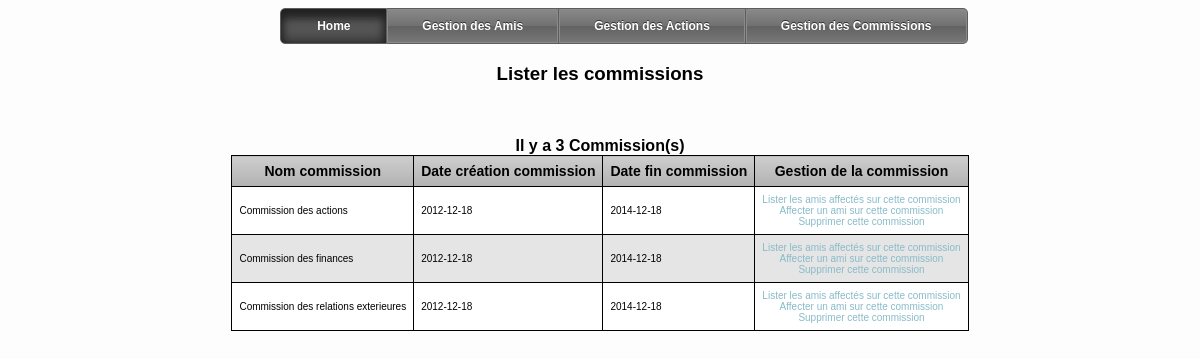
/listercommission.php (signed in), run on the app's committed database.
### tables this page shows
CREATE TABLE IF NOT EXISTS `commission` (
  `id_com` int(11) NOT NULL AUTO_INCREMENT,
  `nom_com` varchar(50) DEFAULT NULL,
  `datecreation_commission` date DEFAULT NULL,
  `datefin_commission` date DEFAULT NULL,
  PRIMARY KEY (`id_com`)
);

### listercommission.php (the view, shortened to what this page needs)
<?php
include('menusecretaire.php');
?>
<html>
<head>
<link rel ="stylesheet" href="style.css" name="text/css"/>
</head>
<body>
<center>
<h3>Lister les commissions</h3>
<form action="listercommission.php" method="POST">
<br>
</form>
</center>
<?php
$sql1="select * from commission
where nom_com!='Aucune'
order by datecreation_commission";
$resultat=mysql_query($sql1) or die('erreur dans la requete');
echo "<center> <b>Il y a ".mysql_num_rows($resultat)." Commission(s)</b></center>";
?>
<center>
<div class="tableau">
	<table>
<tr ><td>Nom commission</td><td>Date création commission</td><td>Date fin commission</td><td>Gestion de la commission</td></tr>
<?php
while($enreg=mysql_fetch_array($resultat))
{
?>
<tr><td><?php echo $enreg['nom_com']; ?></td>
<td><?php echo $enreg['datecreation_commission']; ?></td>
<td><?php echo $enreg['datefin_commission']; ?></td>
<td><center><a href="listeramiinscritcommission.php?reference=<?php echo $enreg['id_com'];?>">Lister les amis affectés sur cette commission</a><center>
<center><a href="inscriptionamicommission.php?reference2=<?php echo $enreg['id_com'];?>">Affecter un ami sur cette commission</a><center>
<center><a href="supprimercommission.php?reference3=<?php echo $enreg['id_com'];?>">Supprimer cette commission</a><center></td>
</tr>
<?php
}
echo "</table>";
?>
</div>
</body>
</html>

### style.css (style rules this page uses)
a { color: #88BBC8; text-decoration: none; }
.tableau { margin:0px;padding:0px; border:0px solid #000000; -moz-border-radius-bottomleft:0px; -webkit-border-bottom-left-radius:0px; border-bottom-left-radius:0px; -moz-border-radius-bottomright:0px; -webkit-border-bottom-right-radius:0px; border-bottom-right-radius:0px; -moz-border-radius-topright:0px; -webkit-border-top-right-radius:0px; border-top-right-radius:0px; -moz-border-radius-topleft:0px; -webkit-border-top-left-radius:0px; border-top-left-radius:0px; }
.tableau table { border-collapse: collapse; border-spacing: 0; margin:0px;padding:0px; border:1px solid #000000; }
.tableau tr:last-child td:last-child { -moz-border-radius-bottomright:0px; -webkit-border-bottom-right-radius:0px; border-bottom-right-radius:0px; }
.tableau table tr:first-child td:first-child { -moz-border-radius-topleft:0px; -webkit-border-top-left-radius:0px; border-top-left-radius:0px; }
.tableau table tr:first-child td:last-child { -moz-border-radius-topright:0px; -webkit-border-top-right-radius:0px; border-top-right-radius:0px; }
.tableau tr:last-child td:first-child { -moz-border-radius-bottomleft:0px; -webkit-border-bottom-left-radius:0px; border-bottom-left-radius:0px; }
.tableau tr:nth-child(odd) { background-color:#e5e5e5; }
.tableau tr:nth-child(even) { background-color:#ffffff; }
.tableau td { vertical-align:middle; border:1px solid #000000; border-width:1px 1px 1px 1px; text-align:left; padding:7px; font-size:10px; font-family:Arial; font-weight:normal; color:#000000; }
.tableau tr:last-child td { border-width:0px 1px 0px 0px; }
.tableau tr td:last-child { border-width:0px 0px 1px 0px; }
.tableau tr:last-child td:last-child { border-width:0px 0px 0px 0px; }
.tableau tr:first-child td { background:-o-linear-gradient(bottom, #cccccc 5%, #b2b2b2 100%); background:-webkit-gradient( linear, left top, left bottom, color-stop(0.05, #cccccc), color-stop(1, #b2b2b2) ); background:-moz-linear-gradient( center top, #cccccc 5%, #b2b2b2 100% ); filter:progid:DXImageTransform.Microsoft.gradient(startColorstr="#cccccc", endColorstr="#b2b2b2"); background: -o-linear-gradient(top,#cccccc,b2b2b2); background-color:#cccccc; border:0px solid #000000; text-align:center; border-width:0px 0px 1px 1px; font-size:14px; font-family:Arial; font-weight:bold; color:#000000; }
.tableau tr:first-child td:first-child { border-width:0px 0px 1px 0px; }
.tableau tr:first-child td:last-child { border-width:0px 0px 1px 1px; }

### data on the page
commission: nom_com "Commission des actions", datecreation_commission "2012-12-18", datefin_commission "2014-12-18"
commission: nom_com "Commission des finances", datecreation_commission "2012-12-18", datefin_commission "2014-12-18"
commission: nom_com "Commission des relations exterieures", datecreation_commission "2012-12-18", datefin_commission "2014-12-18"

### other printed values
mysql_num_rows($resultat) "3"
